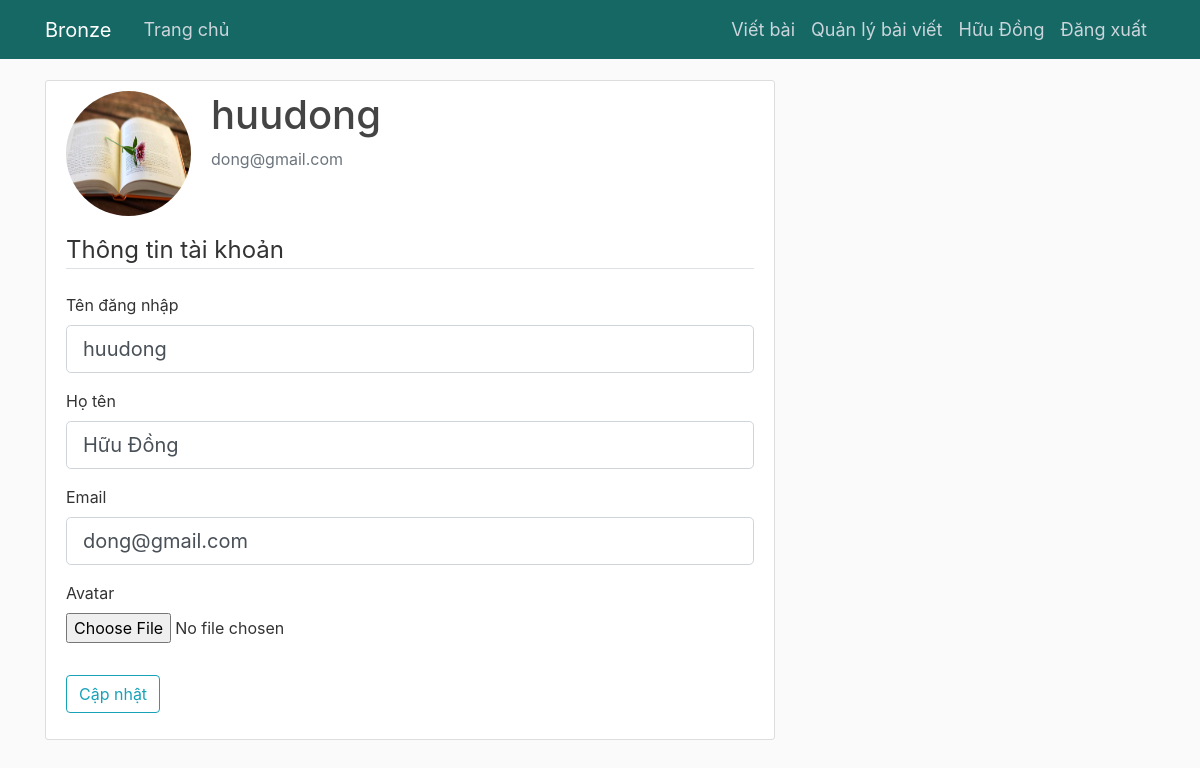
Page /account (signed in) on the committed database.
### app/models.py (models this page shows, shortened)
class User(db.Model, UserMixin):
    id = db.Column(db.Integer, primary_key=True)
    username = db.Column(db.String(20), unique=True, nullable=False)
    fullname = db.Column(db.String(35), unique=True, nullable=False)
    email = db.Column(db.String(120), unique=True, nullable=False)
    image_file = db.Column(db.String(20), nullable=False, default='default.jpg')
    password = db.Column(db.String(60), nullable=False)
    posts = db.relationship('Post', backref='author', lazy=True)

### app/routes.py (the view)
@app.route("/account", methods=['GET', 'POST'])
@login_required
def account():
    form = UpdateAccountForm()
    if form.validate_on_submit():
        if form.picture.data:
            picture_file = save_picture(form.picture.data)
            current_user.image_file = picture_file
        current_user.username = form.username.data
        current_user.fullname = form.fullname.data
        current_user.email = form.email.data
        db.session.commit()
        flash('Tài khoản đã được cập nhật thành công !', 'success')
        return redirect(url_for('account'))
    elif request.method == 'GET':
        form.username.data = current_user.username
        form.fullname.data = current_user.fullname
        form.email.data = current_user.email
    image_file = url_for('static', filename='img/' + current_user.image_file)
    return render_template('account.html', title='Account', image_file=image_file, form=form)

### app/forms.py (shortened to what this page needs)
class UpdateAccountForm(FlaskForm):
    username = StringField('Tên đăng nhập', validators=[DataRequired(), Length(min=2, max=20)])
    fullname = StringField('Họ tên', validators=[DataRequired(), Length(min=5, max=35)])
    email = StringField('Email', validators=[DataRequired(), Email()])
    picture = FileField('Avatar', validators=[FileAllowed(['jpg', 'png'])])
    submit = SubmitField('Cập nhật')

### app/models.py (called while the page is built)
@login.user_loader
def load_user(id):
    return User.query.get(int(id))

### app/templates/account.html (shortened to what this page needs)
{% extends "layout.html" %}
{% block content %}
    <div class="content-section">
      <div class="media">
        <img class="rounded-circle account-img" src="{{ image_file }}">
        <div class="media-body">
          <h2 class="account-heading">{{ current_user.username }}</h2>
          <p class="text-secondary">{{ current_user.email }}</p>
        </div>
      </div>
        <form method="POST" action="" enctype="multipart/form-data">
            <fieldset class="form-group">
                <legend class="border-bottom mb-4">Thông tin tài khoản</legend>
                <div class="form-group">
                    {{ form.username.label(class="form-control-label") }}
                    {% if form.username.errors %}
                        {{ form.username(class="form-control form-control-lg is-invalid") }}
                        <div class="invalid-feedback">
                            {% for error in form.username.errors %}
                                <span>{{ error }}</span>
                            {% endfor %}
                        </div>
                    {% else %}
                        {{ form.username(class="form-control form-control-lg") }}
                    {% endif %}
                </div>
                <div class="form-group">
                    {{ form.fullname.label(class="form-control-label") }}
                    {% if form.fullname.errors %}
                        {{ form.fullname(class="form-control form-control-lg is-invalid") }}
                        <div class="invalid-feedback">
                            {% for error in form.fullname.errors %}
                                <span>{{ error }}</span>
                            {% endfor %}
                        </div>
                    {% else %}
                        {{ form.fullname(class="form-control form-control-lg") }}
                    {% endif %}
                </div>
                <div class="form-group">
                    {{ form.email.label(class="form-control-label") }}
                    {% if form.email.errors %}
                        {{ form.email(class="form-control form-control-lg is-invalid") }}
                        <div class="invalid-feedback">
                            {% for error in form.email.errors %}
                                <span>{{ error }}</span>
                            {% endfor %}
                        </div>
                    {% else %}
                        {{ form.email(class="form-control form-control-lg") }}
                    {% endif %}
                </div>
                <div class="form-group">
                    {{ form.picture.label() }}
                    {{ form.picture(class="form-control-file") }}
                </div>
            </fieldset>
            <div class="form-group">
                {{ form.submit(class="btn btn-outline-info") }}
            </div>
        </form>
    </div>
{% endblock content %}

### app/templates/layout.html (shortened to what this page needs)
<!DOCTYPE html>
<html>
<head>
    <link rel="stylesheet" href="https://maxcdn.bootstrapcdn.com/bootstrap/4.0.0/css/bootstrap.min.css">
    <link rel="stylesheet" type="text/css" href="{{ url_for('static', filename='main.css') }}">
</head>
<body>
    <header class="site-header">
      <nav class="navbar navbar-expand-md navbar-dark bg-steel fixed-top">
        <div class="container">
          <a class="navbar-brand mr-4" href="/">Bronze</a>
          <div class="collapse navbar-collapse" id="navbarToggle">
            <div class="navbar-nav mr-auto">
              <a class="nav-item nav-link" href="{{ url_for('home') }}">Trang chủ</a>
            </div>
            <div class="navbar-nav">
              {% if current_user.is_authenticated %}
                <a class="nav-item nav-link" href="{{ url_for('new_post') }}">Viết bài</a>
                <a class="nav-item nav-link" href="{{ url_for('manager_post') }}">Quản lý bài viết</a>
                <a class="nav-item nav-link" href="{{ url_for('account') }}">{{current_user.fullname}}</a>
                <a class="nav-item nav-link" href="{{ url_for('logout') }}">Đăng xuất</a>
              {% else %}
                <a class="nav-item nav-link" href="{{ url_for('login') }}">Đăng nhập</a>
                <a class="nav-item nav-link" href="{{ url_for('register') }}">Đăng ký</a>
              {% endif %}
            </div>
          </div>
        </div>
      </nav>
    </header>
    <main role="main" class="container">
      <div class="row">
        <div class="col-md-8">
          {% block content %}{% endblock %}
        </div>
        <div class="col-md-4">
        </div>
      </div>
    </main>
</body>
</html>

### app/static/main.css (style rules this page uses)
* { margin: 0; padding: 0; }
body { background: #fafafa; color: #333333; margin-top: 5rem; }
h1, h2, h3, h4, h5, h6 { color: #444444; }
.bg-steel { background-color: #156864; }
.site-header .navbar-nav .nav-link { color: #cbd5db; font-size: 18px; }
.content-section { background: #ffffff; padding: 10px 20px; border: 1px solid #dddddd; border-radius: 3px; margin-bottom: 20px; }
.account-img { height: 125px; width: 125px; margin-right: 20px; margin-bottom: 16px; }
.account-heading { font-size: 2.5rem; }
html { scroll-behavior: smooth; }
a { text-decoration: none !important; }

### rows in the picture
User: fullname "Hữu Đồng", username "huudong", email "dong@gmail.com"
